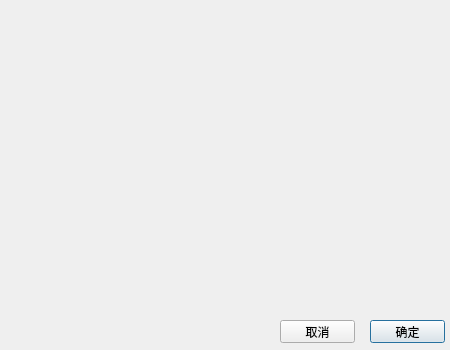
<?xml version="1.0" encoding="UTF-8"?>
<ui version="4.0">
 <class>CMDActionSPDialogAsModal</class>
 <widget class="QDialog" name="CMDActionSPDialogAsModal">
  <property name="geometry">
   <rect>
    <x>0</x>
    <y>0</y>
    <width>450</width>
    <height>350</height>
   </rect>
  </property>
  <property name="windowTitle">
   <string>Dialog</string>
  </property>
  <widget class="QPushButton" name="OKButton">
   <property name="geometry">
    <rect>
     <x>370</x>
     <y>320</y>
     <width>75</width>
     <height>23</height>
    </rect>
   </property>
   <property name="text">
    <string>确定</string>
   </property>
  </widget>
  <widget class="QPushButton" name="CancelButton">
   <property name="geometry">
    <rect>
     <x>280</x>
     <y>320</y>
     <width>75</width>
     <height>23</height>
    </rect>
   </property>
   <property name="text">
    <string>取消</string>
   </property>
  </widget>
 </widget>
 <resources/>
 <connections/>
</ui>
